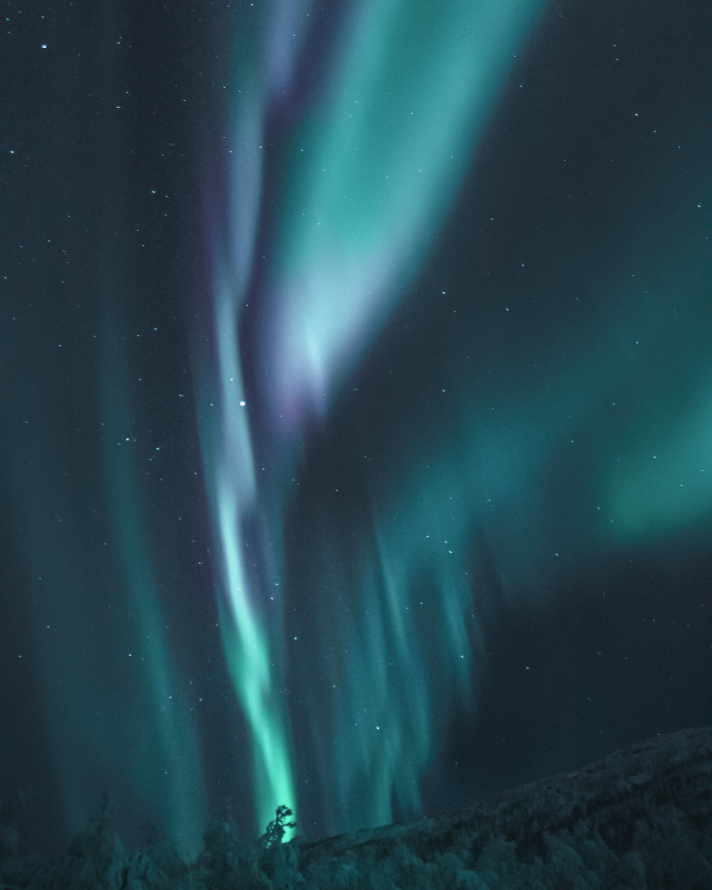
#> input picture img/aurora_6.jpg, 2848 x 3560 px, found by its file name (shown at 1/4 size)
$ python guilding.py
#> lines starting #> are read from the running program, lines starting #| are printed output that depends on the picture; after the words box and inside, x2 and y2 are one past the last pixel; in counts of white or black regions, pixels touching at a corner belong together; long printed decimals are rounded
import cv2
import numpy as np

def guided_filter(I, p, radius=15, eps=1e-3):
    # Ensure I and p are single-channel images
    if len(I.shape) == 3:
        I = cv2.cvtColor(I, cv2.COLOR_RGB2GRAY)
    if len(p.shape) == 3:
        p = cv2.cvtColor(p, cv2.COLOR_RGB2GRAY)

    mean_I = cv2.boxFilter(I, -1, (radius, radius))
    mean_p = cv2.boxFilter(p, -1, (radius, radius))
    mean_Ip = cv2.boxFilter(I * p, -1, (radius, radius))
    cov_Ip = mean_Ip - mean_I * mean_p

    mean_II = cv2.boxFilter(I * I, -1, (radius, radius))
    var_I = mean_II - mean_I * mean_I

    a = cov_Ip / (var_I + eps)
    b = mean_p - a * mean_I

    mean_a = cv2.boxFilter(a, -1, (radius, radius))
    mean_b = cv2.boxFilter(b, -1, (radius, radius))

    q = mean_a * I + mean_b
    threshold = 0.07
    # 你可以根据需要调整阈值

    # 二值化
    print(mean_a[499][450])
    binary_result = np.zeros_like(mean_a)
    binary_result[mean_a > threshold] = 255
    return binary_result

# Load an image
image = cv2.imread('./img./aurora_6.jpg')
#> image is the input picture: shape (3560, 2848, 3); mean B, G, R 80.8, 69.6, 37
image = cv2.cvtColor(image, cv2.COLOR_BGR2RGB).astype(np.float32) / 255.0
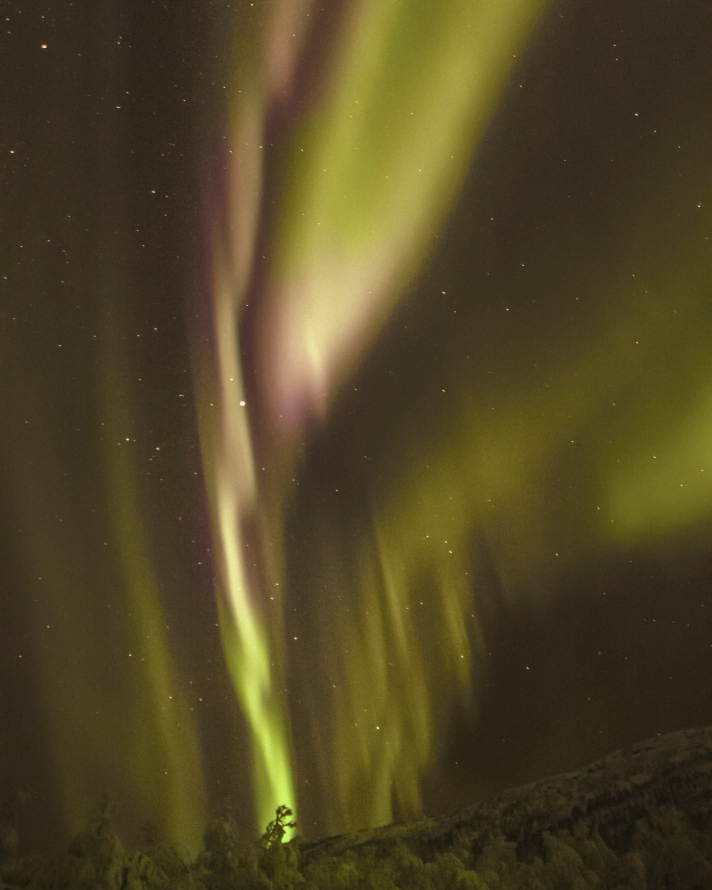
#> image: shape (3560, 2848, 3) float32 (shown at 1/4 size); mean B, G, R 0.15, 0.285, 0.324
image = cv2.resize(image, (500, 500))
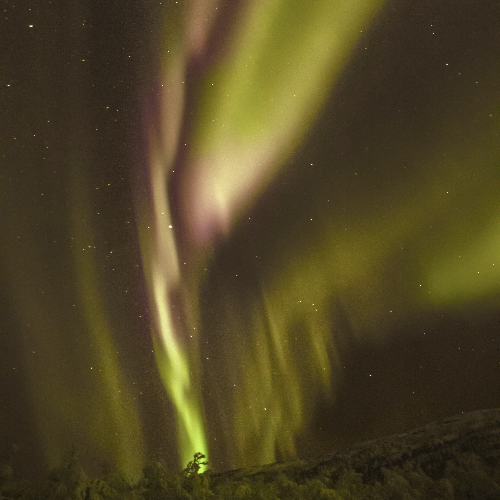
#> image: shape (500, 500, 3) float32; mean B, G, R 0.145, 0.273, 0.317
# Convert the image to grayscale
I = cv2.cvtColor(image, cv2.COLOR_RGB2GRAY)
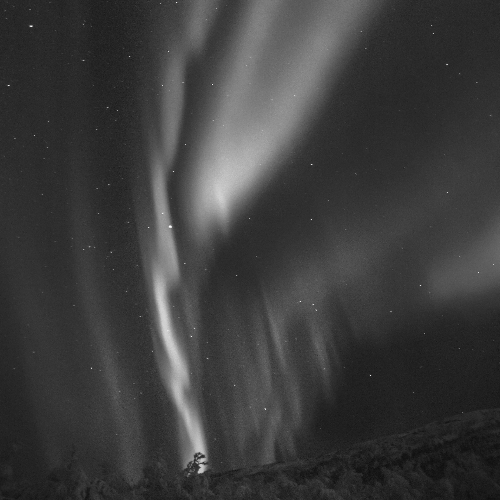
#> I: shape (500, 500) float32; min 0.0551, max 0.995, mean 0.24

# Define a guidance image (e.g., a smoothed version of the original image)
p = cv2.boxFilter(image, -1, (15, 15))

# Apply the guided filter
result = guided_filter(I, I, radius=2, eps=0.06)
#> in guided_filter, `mean_Ip = cv2.boxFilter(I * p, -1, (radius, radius))`:
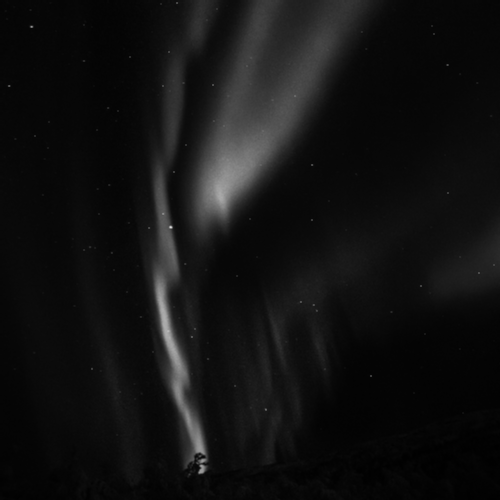
#> mean_Ip: shape (500, 500) float32; min 0.00426, max 0.868, mean 0.0714
#> in guided_filter, `cov_Ip = mean_Ip - mean_I * mean_p`:
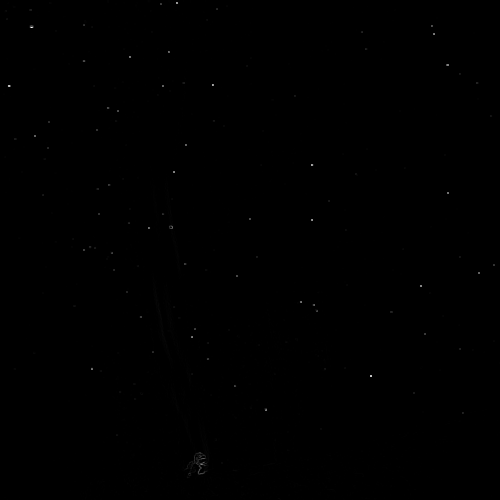
#> cov_Ip: shape (500, 500) float32; min 0, max 0.134, mean 0.000179; drawn with min black and max white
#| 0.0006402
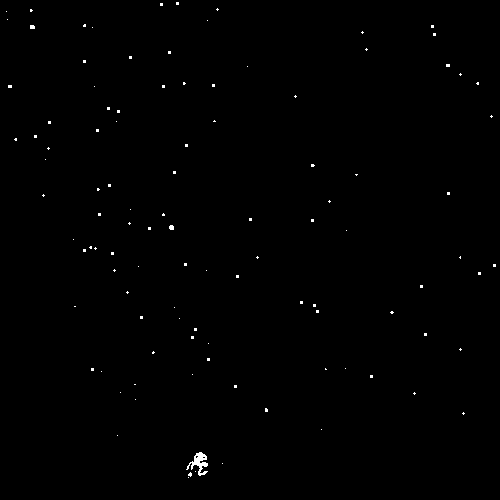
#> result: shape (500, 500) float32; 0.35% white in thin lines or dots

# Display the original image and the result
cv2.imshow('Original Image', I)
cv2.imshow('Guided Filter Result', result)
cv2.waitKey(0)
cv2.destroyAllWindows()

$ run again, with img/aurora_2.jpg copied over img/aurora_6.jpg
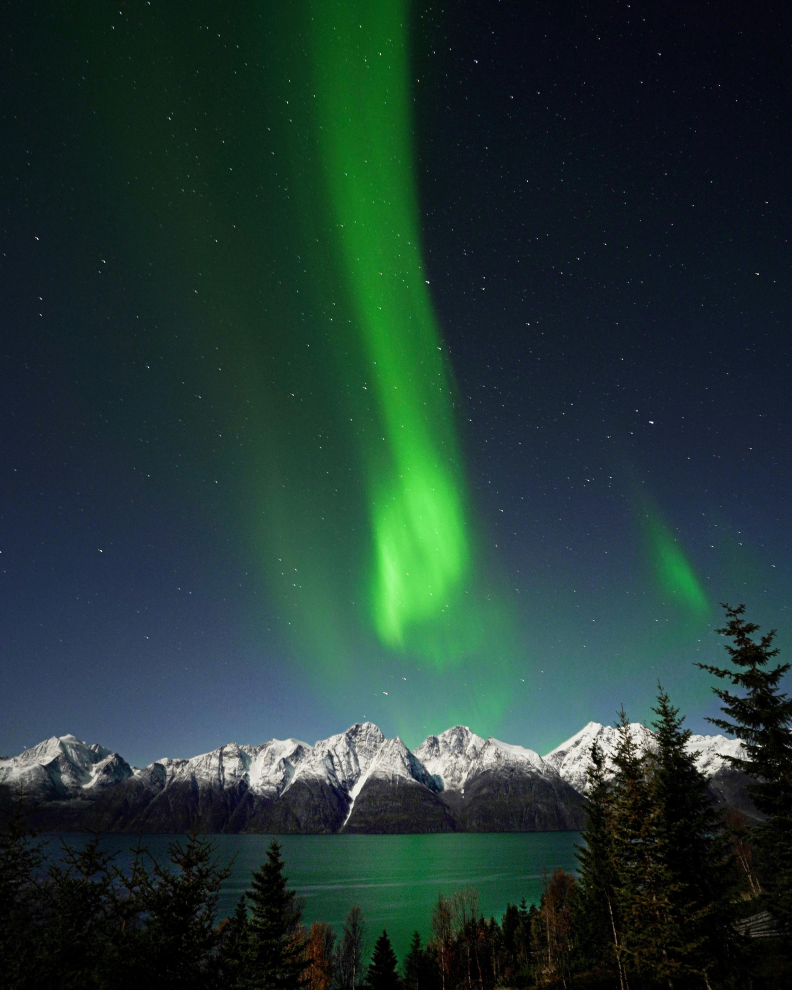
#> input picture img/aurora_2.jpg, 3960 x 4950 px, found by its file name (shown at 1/5 size)
#> image is the input picture: shape (4950, 3960, 3); mean B, G, R 50.5, 55.3, 32.4
#> in guided_filter, `mean_b = cv2.boxFilter(b, -1, (radius, radius))`:
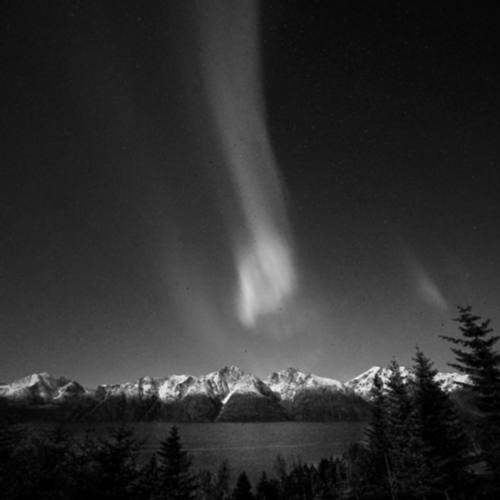
#> mean_b: shape (500, 500) float32; min 0, max 0.922, mean 0.183
#| 0.04926
#> `result = guided_filter(I, I, radius=2, eps=0.06)`:
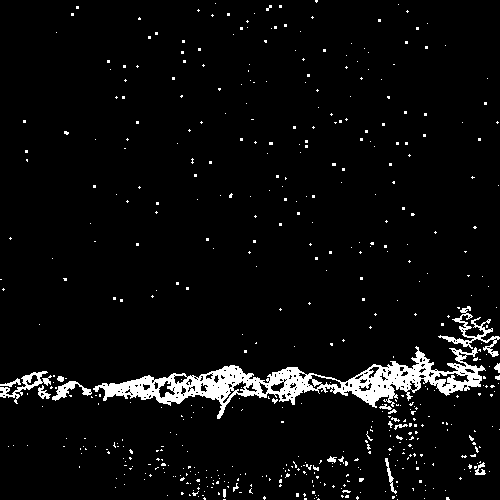
#> result: shape (500, 500) float32; 4.7% white; 530 white regions (510 under 20 px), largest, box (x1, y1, x2, y2) and area: (93, 346, 486, 419) 7544, (438, 306, 500, 357) 661, (0, 371, 52, 404) 428

$ run again, with img/aurora_3.jpg copied over img/aurora_6.jpg
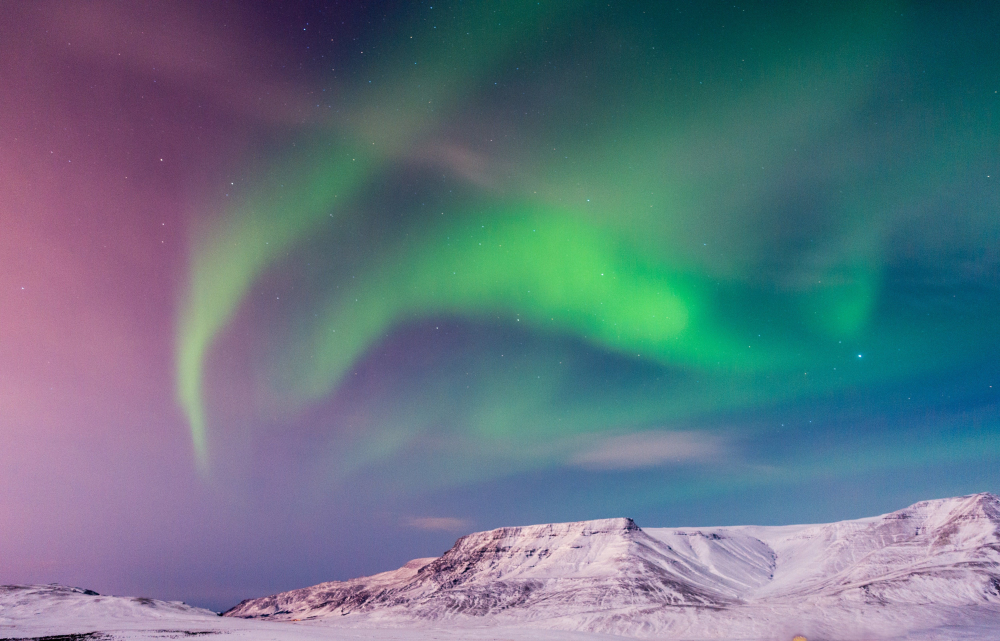
#> input picture img/aurora_3.jpg, 5000 x 3205 px, found by its file name (shown at 1/5 size)
#> image is the input picture: shape (3205, 5000, 3); mean B, G, R 130.1, 116.5, 97.1
#> in guided_filter, `mean_b = cv2.boxFilter(b, -1, (radius, radius))`:
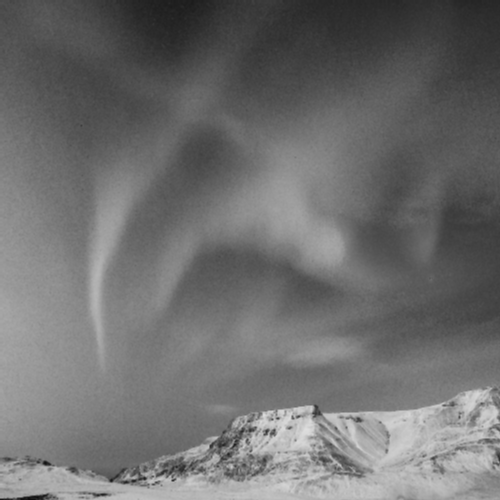
#> mean_b: shape (500, 500) float32; min 0.0487, max 0.876, mean 0.434
#| 0.002372
#> `result = guided_filter(I, I, radius=2, eps=0.06)`:
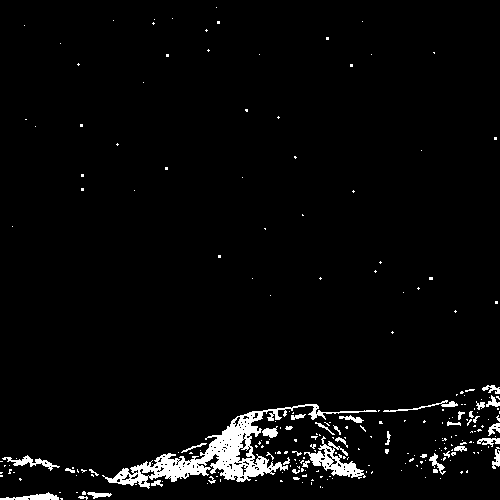
#> result: shape (500, 500) float32; 3.4% white; 243 white regions (205 under 20 px), largest, box (x1, y1, x2, y2) and area: (102, 404, 377, 489) 4402, (304, 436, 366, 479) 819, (2, 455, 60, 471) 272
